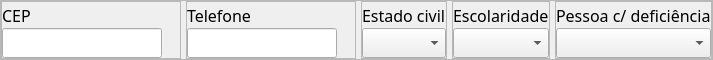
                              <widget class="QFrame" name="frame_7">
                               <property name="maximumSize">
                                <size>
                                 <width>16777215</width>
                                 <height>60</height>
                                </size>
                               </property>
                               <property name="styleSheet">
                                <string notr="true"/>
                               </property>
                               <property name="frameShape">
                                <enum>QFrame::StyledPanel</enum>
                               </property>
                               <property name="frameShadow">
                                <enum>QFrame::Raised</enum>
                               </property>
                               <layout class="QHBoxLayout" name="horizontalLayout_42">
                                <property name="spacing">
                                 <number>5</number>
                                </property>
                                <property name="leftMargin">
                                 <number>0</number>
                                </property>
                                <property name="topMargin">
                                 <number>0</number>
                                </property>
                                <property name="rightMargin">
                                 <number>0</number>
                                </property>
                                <property name="bottomMargin">
                                 <number>0</number>
                                </property>
                                <item>
                                 <widget class="QFrame" name="frame_76">
                                  <property name="minimumSize">
                                   <size>
                                    <width>180</width>
                                    <height>0</height>
                                   </size>
                                  </property>
                                  <property name="maximumSize">
                                   <size>
                                    <width>180</width>
                                    <height>16777215</height>
                                   </size>
                                  </property>
                                  <property name="frameShape">
                                   <enum>QFrame::StyledPanel</enum>
                                  </property>
                                  <property name="frameShadow">
                                   <enum>QFrame::Raised</enum>
                                  </property>
                                  <layout class="QVBoxLayout" name="verticalLayout_51">
                                   <property name="spacing">
                                    <number>0</number>
                                   </property>
                                   <property name="leftMargin">
                                    <number>0</number>
                                   </property>
                                   <property name="topMargin">
                                    <number>0</number>
                                   </property>
                                   <property name="rightMargin">
                                    <number>0</number>
                                   </property>
                                   <property name="bottomMargin">
                                    <number>0</number>
                                   </property>
                                   <item>
                                    <widget class="QLabel" name="label_21">
                                     <property name="minimumSize">
                                      <size>
                                       <width>180</width>
                                       <height>0</height>
                                      </size>
                                     </property>
                                     <property name="maximumSize">
                                      <size>
                                       <width>180</width>
                                       <height>16777215</height>
                                      </size>
                                     </property>
                                     <property name="font">
                                      <font>
                                       <family>Abel</family>
                                       <pointsize>12</pointsize>
                                      </font>
                                     </property>
                                     <property name="text">
                                      <string>CEP</string>
                                     </property>
                                    </widget>
                                   </item>
                                   <item>
                                    <widget class="QLineEdit" name="lineEdit_16">
                                     <property name="minimumSize">
                                      <size>
                                       <width>160</width>
                                       <height>30</height>
                                      </size>
                                     </property>
                                     <property name="maximumSize">
                                      <size>
                                       <width>160</width>
                                       <height>30</height>
                                      </size>
                                     </property>
                                     <property name="font">
                                      <font>
                                       <family>Abel</family>
                                       <pointsize>12</pointsize>
                                      </font>
                                     </property>
                                    </widget>
                                   </item>
                                  </layout>
                                 </widget>
                                </item>
                                <item>
                                 <widget class="QFrame" name="frame_77">
                                  <property name="minimumSize">
                                   <size>
                                    <width>170</width>
                                    <height>0</height>
                                   </size>
                                  </property>
                                  <property name="maximumSize">
                                   <size>
                                    <width>170</width>
                                    <height>16777215</height>
                                   </size>
                                  </property>
                                  <property name="frameShape">
                                   <enum>QFrame::StyledPanel</enum>
                                  </property>
                                  <property name="frameShadow">
                                   <enum>QFrame::Raised</enum>
                                  </property>
                                  <layout class="QVBoxLayout" name="verticalLayout_52">
                                   <property name="spacing">
                                    <number>0</number>
                                   </property>
                                   <property name="leftMargin">
                                    <number>0</number>
                                   </property>
                                   <property name="topMargin">
                                    <number>0</number>
                                   </property>
                                   <property name="rightMargin">
                                    <number>0</number>
                                   </property>
                                   <property name="bottomMargin">
                                    <number>0</number>
                                   </property>
                                   <item>
                                    <widget class="QLabel" name="label_22">
                                     <property name="minimumSize">
                                      <size>
                                       <width>170</width>
                                       <height>0</height>
                                      </size>
                                     </property>
                                     <property name="maximumSize">
                                      <size>
                                       <width>170</width>
                                       <height>16777215</height>
                                      </size>
                                     </property>
                                     <property name="font">
                                      <font>
                                       <family>Abel</family>
                                       <pointsize>12</pointsize>
                                      </font>
                                     </property>
                                     <property name="text">
                                      <string>Telefone</string>
                                     </property>
                                    </widget>
                                   </item>
                                   <item>
                                    <widget class="QLineEdit" name="lineEdit_17">
                                     <property name="minimumSize">
                                      <size>
                                       <width>150</width>
                                       <height>30</height>
                                      </size>
                                     </property>
                                     <property name="maximumSize">
                                      <size>
                                       <width>150</width>
                                       <height>30</height>
                                      </size>
                                     </property>
                                     <property name="font">
                                      <font>
                                       <family>Abel</family>
                                       <pointsize>12</pointsize>
                                      </font>
                                     </property>
                                    </widget>
                                   </item>
                                  </layout>
                                 </widget>
                                </item>
                                <item>
                                 <widget class="QFrame" name="frame_80">
                                  <property name="maximumSize">
                                   <size>
                                    <width>320</width>
                                    <height>16777215</height>
                                   </size>
                                  </property>
                                  <property name="frameShape">
                                   <enum>QFrame::StyledPanel</enum>
                                  </property>
                                  <property name="frameShadow">
                                   <enum>QFrame::Raised</enum>
                                  </property>
                                  <layout class="QVBoxLayout" name="verticalLayout_53">
                                   <property name="spacing">
                                    <number>0</number>
                                   </property>
                                   <property name="leftMargin">
                                    <number>0</number>
                                   </property>
                                   <property name="topMargin">
                                    <number>0</number>
                                   </property>
                                   <property name="rightMargin">
                                    <number>0</number>
                                   </property>
                                   <property name="bottomMargin">
                                    <number>0</number>
                                   </property>
                                   <item>
                                    <widget class="QLabel" name="label_23">
                                     <property name="maximumSize">
                                      <size>
                                       <width>320</width>
                                       <height>16777215</height>
                                      </size>
                                     </property>
                                     <property name="font">
                                      <font>
                                       <family>Abel</family>
                                       <pointsize>12</pointsize>
                                      </font>
                                     </property>
                                     <property name="text">
                                      <string>Estado civil</string>
                                     </property>
                                    </widget>
                                   </item>
                                   <item>
                                    <widget class="QComboBox" name="comboBox_3">
                                     <property name="minimumSize">
                                      <size>
                                       <width>0</width>
                                       <height>30</height>
                                      </size>
                                     </property>
                                     <property name="maximumSize">
                                      <size>
                                       <width>300</width>
                                       <height>30</height>
                                      </size>
                                     </property>
                                     <property name="styleSheet">
                                      <string notr="true"/>
                                     </property>
                                    </widget>
                                   </item>
                                  </layout>
                                 </widget>
                                </item>
                                <item>
                                 <widget class="QFrame" name="frame_78">
                                  <property name="maximumSize">
                                   <size>
                                    <width>350</width>
                                    <height>16777215</height>
                                   </size>
                                  </property>
                                  <property name="frameShape">
                                   <enum>QFrame::StyledPanel</enum>
                                  </property>
                                  <property name="frameShadow">
                                   <enum>QFrame::Raised</enum>
                                  </property>
                                  <layout class="QVBoxLayout" name="verticalLayout_49">
                                   <property name="spacing">
                                    <number>0</number>
                                   </property>
                                   <property name="leftMargin">
                                    <number>0</number>
                                   </property>
                                   <property name="topMargin">
                                    <number>0</number>
                                   </property>
                                   <property name="rightMargin">
                                    <number>0</number>
                                   </property>
                                   <property name="bottomMargin">
                                    <number>0</number>
                                   </property>
                                   <item>
                                    <widget class="QLabel" name="label_19">
                                     <property name="maximumSize">
                                      <size>
                                       <width>350</width>
                                       <height>16777215</height>
                                      </size>
                                     </property>
                                     <property name="font">
                                      <font>
                                       <family>Abel</family>
                                       <pointsize>12</pointsize>
                                      </font>
                                     </property>
                                     <property name="text">
                                      <string>Escolaridade</string>
                                     </property>
                                    </widget>
                                   </item>
                                   <item>
                                    <widget class="QComboBox" name="comboBox_2">
                                     <property name="minimumSize">
                                      <size>
                                       <width>0</width>
                                       <height>30</height>
                                      </size>
                                     </property>
                                     <property name="maximumSize">
                                      <size>
                                       <width>330</width>
                                       <height>30</height>
                                      </size>
                                     </property>
                                     <property name="styleSheet">
                                      <string notr="true"/>
                                     </property>
                                    </widget>
                                   </item>
                                  </layout>
                                 </widget>
                                </item>
                                <item>
                                 <widget class="QFrame" name="frame_79">
                                  <property name="maximumSize">
                                   <size>
                                    <width>320</width>
                                    <height>16777215</height>
                                   </size>
                                  </property>
                                  <property name="frameShape">
                                   <enum>QFrame::StyledPanel</enum>
                                  </property>
                                  <property name="frameShadow">
                                   <enum>QFrame::Raised</enum>
                                  </property>
                                  <layout class="QVBoxLayout" name="verticalLayout_50">
                                   <property name="spacing">
                                    <number>0</number>
                                   </property>
                                   <property name="leftMargin">
                                    <number>0</number>
                                   </property>
                                   <property name="topMargin">
                                    <number>0</number>
                                   </property>
                                   <property name="rightMargin">
                                    <number>0</number>
                                   </property>
                                   <property name="bottomMargin">
                                    <number>0</number>
                                   </property>
                                   <item>
                                    <widget class="QLabel" name="label_20">
                                     <property name="maximumSize">
                                      <size>
                                       <width>320</width>
                                       <height>16777215</height>
                                      </size>
                                     </property>
                                     <property name="font">
                                      <font>
                                       <family>Abel</family>
                                       <pointsize>12</pointsize>
                                      </font>
                                     </property>
                                     <property name="text">
                                      <string>Pessoa c/ deficiência</string>
                                     </property>
                                    </widget>
                                   </item>
                                   <item>
                                    <widget class="QComboBox" name="comboBox">
                                     <property name="minimumSize">
                                      <size>
                                       <width>0</width>
                                       <height>30</height>
                                      </size>
                                     </property>
                                     <property name="maximumSize">
                                      <size>
                                       <width>300</width>
                                       <height>30</height>
                                      </size>
                                     </property>
                                     <property name="styleSheet">
                                      <string notr="true"/>
                                     </property>
                                    </widget>
                                   </item>
                                  </layout>
                                 </widget>
                                </item>
                               </layout>
                              </widget>
